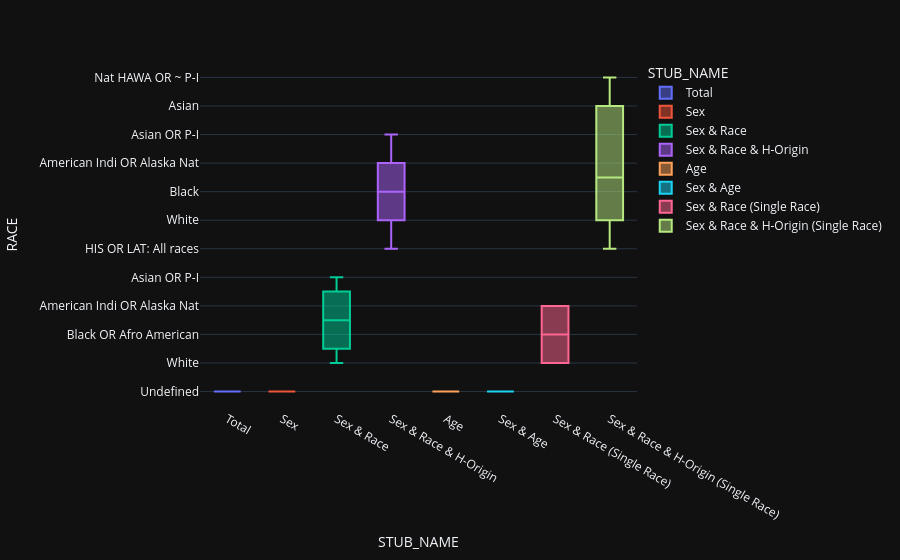
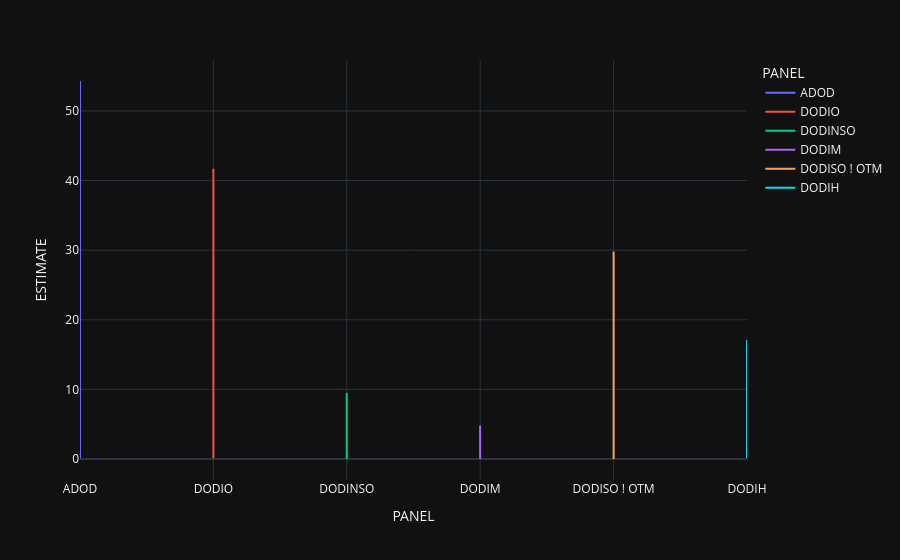

Write notebook code for charts like these, in order.
### Code cell
fig1 = px.box(data,x='STUB_NAME',y='RACE',color='STUB_NAME',template='plotly_dark')
fig1.show()

fig2 = px.line(data,x='PANEL',y='ESTIMATE',color='PANEL',template='plotly_dark')
fig2.show()

# fig3 = px
# fig3.show()

# fig4 = px
# fig4.show()

# fig5 = px
# fig5.show()

# fig6 = px
# fig6.show()

# fig7 = px
# fig7.show()

# fig8 = px
# fig8.show()

# fig9 = px
# fig9.show()

# fig10 = px
# fig10.show()

### Figure 1 — Plotly figure (JSON) as saved in the notebook; plotly's stock layout.template omitted (floating-point values rounded to 4 significant figures; data arrays with more than 128 entries replaced by an {"elided": "..."} marker saying what was removed)
{"data": [{"alignmentgroup": "True", "hovertemplate": "STUB_NAME=%{x}<br>RACE=%{y}<extra></extra>", "legendgroup": "Total", "marker": {"color": "#636efa"}, "name": "Total", "notched": false, "offsetgroup": "Total", "orientation": "v", "showlegend": true, "type": "box", "x": {"elided": "240 str values"}, "x0": " ", "xaxis": "x", "y": {"elided": "240 str values"}, "y0": " ", "yaxis": "y"}, {"alignmentgroup": "True", "hovertemplate": "STUB_NAME=%{x}<br>RACE=%{y}<extra></extra>", "legendgroup": "Sex", "marker": {"color": "#EF553B"}, "name": "Sex", "notched": false, "offsetgroup": "Sex", "orientation": "v", "showlegend": true, "type": "box", "x": {"elided": "480 str values"}, "x0": " ", "xaxis": "x", "y": {"elided": "480 str values"}, "y0": " ", "yaxis": "y"}, {"alignmentgroup": "True", "hovertemplate": "STUB_NAME=%{x}<br>RACE=%{y}<extra></extra>", "legendgroup": "Sex & Race", "marker": {"color": "#00cc96"}, "name": "Sex & Race", "notched": false, "offsetgroup": "Sex & Race", "orientation": "v", "showlegend": true, "type": "box", "x": {"elided": "960 str values"}, "x0": " ", "xaxis": "x", "y": {"elided": "960 str values"}, "y0": " ", "yaxis": "y"}, {"alignmentgroup": "True", "hovertemplate": "STUB_NAME=%{x}<br>RACE=%{y}<extra></extra>", "legendgroup": "Sex & Race & H-Origin", "marker": {"color": "#ab63fa"}, "name": "Sex & Race & H-Origin", "notched": false, "offsetgroup": "Sex & Race & H-Origin", "orientation": "v", "showlegend": true, "type": "box", "x": {"elided": "1200 str values"}, "x0": " ", "xaxis": "x", "y": {"elided": "1200 str values"}, "y0": " ", "yaxis": "y"}, {"alignmentgroup": "True", "hovertemplate": "STUB_NAME=%{x}<br>RACE=%{y}<extra></extra>", "legendgroup": "Age", "marker": {"color": "#FFA15A"}, "name": "Age", "notched": false, "offsetgroup": "Age", "orientation": "v", "showlegend": true, "type": "box", "x": {"elided": "1080 str values"}, "x0": " ", "xaxis": "x", "y": {"elided": "1080 str values"}, "y0": " ", "yaxis": "y"}, {"alignmentgroup": "True", "hovertemplate": "STUB_NAME=%{x}<br>RACE=%{y}<extra></extra>", "legendgroup": "Sex & Age", "marker": {"color": "#19d3f3"}, "name": "Sex & Age", "notched": false, "offsetgroup": "Sex & Age", "orientation": "v", "showlegend": true, "type": "box", "x": {"elided": "2160 str values"}, "x0": " ", "xaxis": "x", "y": {"elided": "2160 str values"}, "y0": " ", "yaxis": "y"}, {"alignmentgroup": "True", "hovertemplate": "STUB_NAME=%{x}<br>RACE=%{y}<extra></extra>", "legendgroup": "Sex & Race (Single Race)", "marker": {"color": "#FF6692"}, "name": "Sex & Race (Single Race)", "notched": false, "offsetgroup": "Sex & Race (Single Race)", "orientation": "v", "showlegend": true, "type": "box", "x": ["Sex & Race (Single Race)", "Sex & Race (Single Race)", "Sex & Race (Single Race)", "Sex & Race (Single Race)", "Sex & Race (Single Race)", "Sex & Race (Single Race)", "Sex & Race (Single Race)", "Sex & Race (Single Race)", "Sex & Race (Single Race)", "Sex & Race (Single Race)", "Sex & Race (Single Race)", "Sex & Race (Single Race)", "Sex & Race (Single Race)", "Sex & Race (Single Race)", "Sex & Race (Single Race)", "Sex & Race (Single Race)", "Sex & Race (Single Race)", "Sex & Race (Single Race)", "Sex & Race (Single Race)", "Sex & Race (Single Race)", "Sex & Race (Single Race)", "Sex & Race (Single Race)", "Sex & Race (Single Race)", "Sex & Race (Single Race)", "Sex & Race (Single Race)", "Sex & Race (Single Race)", "Sex & Race (Single Race)", "Sex & Race (Single Race)", "Sex & Race (Single Race)", "Sex & Race (Single Race)", "Sex & Race (Single Race)", "Sex & Race (Single Race)", "Sex & Race (Single Race)", "Sex & Race (Single Race)", "Sex & Race (Single Race)", "Sex & Race (Single Race)"], "x0": " ", "xaxis": "x", "y": ["White", "Black OR Afro American", "American Indi OR Alaska Nat", "White", "Black OR Afro American", "American Indi OR Alaska Nat", "White", "Black OR Afro American", "American Indi OR Alaska Nat", "White", "Black OR Afro American", "American Indi OR Alaska Nat", "White", "Black OR Afro American", "American Indi OR Alaska Nat", "White", "Black OR Afro American", "American Indi OR Alaska Nat", "White", "Black OR Afro American", "American Indi OR Alaska Nat", "White", "Black OR Afro American", "American Indi OR Alaska Nat", "White", "Black OR Afro American", "American Indi OR Alaska Nat", "White", "Black OR Afro American", "American Indi OR Alaska Nat", "White", "Black OR Afro American", "American Indi OR Alaska Nat", "White", "Black OR Afro American", "American Indi OR Alaska Nat"], "y0": " ", "yaxis": "y"}, {"alignmentgroup": "True", "hovertemplate": "STUB_NAME=%{x}<br>RACE=%{y}<extra></extra>", "legendgroup": "Sex & Race & H-Origin (Single Race)", "marker": {"color": "#B6E880"}, "name": "Sex & Race & H-Origin (Single Race)", "notched": false, "offsetgroup": "Sex & Race & H-Origin (Single Race)", "orientation": "v", "showlegend": true, "type": "box", "x": ["Sex & Race & H-Origin (Single Race)", "Sex & Race & H-Origin (Single Race)", "Sex & Race & H-Origin (Single Race)", "Sex & Race & H-Origin (Single Race)", "Sex & Race & H-Origin (Single Race)", "Sex & Race & H-Origin (Single Race)", "Sex & Race & H-Origin (Single Race)", "Sex & Race & H-Origin (Single Race)", "Sex & Race & H-Origin (Single Race)", "Sex & Race & H-Origin (Single Race)", "Sex & Race & H-Origin (Single Race)", "Sex & Race & H-Origin (Single Race)", "Sex & Race & H-Origin (Single Race)", "Sex & Race & H-Origin (Single Race)", "Sex & Race & H-Origin (Single Race)", "Sex & Race & H-Origin (Single Race)", "Sex & Race & H-Origin (Single Race)", "Sex & Race & H-Origin (Single Race)", "Sex & Race & H-Origin (Single Race)", "Sex & Race & H-Origin (Single Race)", "Sex & Race & H-Origin (Single Race)", "Sex & Race & H-Origin (Single Race)", "Sex & Race & H-Origin (Single Race)", "Sex & Race & H-Origin (Single Race)", "Sex & Race & H-Origin (Single Race)", "Sex & Race & H-Origin (Single Race)", "Sex & Race & H-Origin (Single Race)", "Sex & Race & H-Origin (Single Race)", "Sex & Race & H-Origin (Single Race)", "Sex & Race & H-Origin (Single Race)", "Sex & Race & H-Origin (Single Race)", "Sex & Race & H-Origin (Single Race)", "Sex & Race & H-Origin (Single Race)", "Sex & Race & H-Origin (Single Race)", "Sex & Race & H-Origin (Single Race)", "Sex & Race & H-Origin (Single Race)", "Sex & Race & H-Origin (Single Race)", "Sex & Race & H-Origin (Single Race)", "Sex & Race & H-Origin (Single Race)", "Sex & Race & H-Origin (Single Race)", "Sex & Race & H-Origin (Single Race)", "Sex & Race & H-Origin (Single Race)", "Sex & Race & H-Origin (Single Race)", "Sex & Race & H-Origin (Single Race)", "Sex & Race & H-Origin (Single Race)", "Sex & Race & H-Origin (Single Race)", "Sex & Race & H-Origin (Single Race)", "Sex & Race & H-Origin (Single Race)", "Sex & Race & H-Origin (Single Race)", "Sex & Race & H-Origin (Single Race)", "Sex & Race & H-Origin (Single Race)", "Sex & Race & H-Origin (Single Race)", "Sex & Race & H-Origin (Single Race)", "Sex & Race & H-Origin (Single Race)", "Sex & Race & H-Origin (Single Race)", "Sex & Race & H-Origin (Single Race)", "Sex & Race & H-Origin (Single Race)", "Sex & Race & H-Origin (Single Race)", "Sex & Race & H-Origin (Single Race)", "Sex & Race & H-Origin (Single Race)", "Sex & Race & H-Origin (Single Race)", "Sex & Race & H-Origin (Single Race)", "Sex & Race & H-Origin (Single Race)", "Sex & Race & H-Origin (Single Race)", "Sex & Race & H-Origin (Single Race)", "Sex & Race & H-Origin (Single Race)", "Sex & Race & H-Origin (Single Race)", "Sex & Race & H-Origin (Single Race)", "Sex & Race & H-Origin (Single Race)", "Sex & Race & H-Origin (Single Race)", "Sex & Race & H-Origin (Single Race)", "Sex & Race & H-Origin (Single Race)"], "x0": " ", "xaxis": "x", "y": ["HIS OR LAT: All races", " White", " Black", " American Indi OR Alaska Nat", " Asian", " Nat HAWA OR ~ P-I", "HIS OR LAT: All races", " White", " Black", " American Indi OR Alaska Nat", " Asian", " Nat HAWA OR ~ P-I", "HIS OR LAT: All races", " White", " Black", " American Indi OR Alaska Nat", " Asian", " Nat HAWA OR ~ P-I", "HIS OR LAT: All races", " White", " Black", " American Indi OR Alaska Nat", " Asian", " Nat HAWA OR ~ P-I", "HIS OR LAT: All races", " White", " Black", " American Indi OR Alaska Nat", " Asian", " Nat HAWA OR ~ P-I", "HIS OR LAT: All races", " White", " Black", " American Indi OR Alaska Nat", " Asian", " Nat HAWA OR ~ P-I", "HIS OR LAT: All races", " White", " Black", " American Indi OR Alaska Nat", " Asian", " Nat HAWA OR ~ P-I", "HIS OR LAT: All races", " White", " Black", " American Indi OR Alaska Nat", " Asian", " Nat HAWA OR ~ P-I", "HIS OR LAT: All races", " White", " Black", " American Indi OR Alaska Nat", " Asian", " Nat HAWA OR ~ P-I", "HIS OR LAT: All races", " White", " Black", " American Indi OR Alaska Nat", " Asian", " Nat HAWA OR ~ P-I", "HIS OR LAT: All races", " White", " Black", " American Indi OR Alaska Nat", " Asian", " Nat HAWA OR ~ P-I", "HIS OR LAT: All races", " White", " Black", " American Indi OR Alaska Nat", " Asian", " Nat HAWA OR ~ P-I"], "y0": " ", "yaxis": "y"}], "layout": {"boxmode": "overlay", "legend": {"title": {"text": "STUB_NAME"}, "tracegroupgap": 0}, "margin": {"t": 60}, "xaxis": {"anchor": "y", "categoryarray": ["Total", "Sex", "Sex & Race", "Sex & Race & H-Origin", "Age", "Sex & Age", "Sex & Race (Single Race)", "Sex & Race & H-Origin (Single Race)"], "categoryorder": "array", "domain": [0, 1], "title": {"text": "STUB_NAME"}}, "yaxis": {"anchor": "x", "domain": [0, 1], "title": {"text": "RACE"}}}}

### Figure 2 — Plotly figure (JSON) as saved in the notebook; plotly's stock layout.template omitted (floating-point values rounded to 4 significant figures; data arrays with more than 128 entries replaced by an {"elided": "..."} marker saying what was removed)
{"data": [{"hovertemplate": "PANEL=%{x}<br>ESTIMATE=%{y}<extra></extra>", "legendgroup": "ADOD", "line": {"color": "#636efa", "dash": "solid"}, "marker": {"symbol": "circle"}, "mode": "lines", "name": "ADOD", "showlegend": true, "type": "scattergl", "x": {"elided": "1038 str values"}, "xaxis": "x", "y": {"elided": "1038 mixed values"}, "yaxis": "y"}, {"hovertemplate": "PANEL=%{x}<br>ESTIMATE=%{y}<extra></extra>", "legendgroup": "DODIO", "line": {"color": "#EF553B", "dash": "solid"}, "marker": {"symbol": "circle"}, "mode": "lines", "name": "DODIO", "showlegend": true, "type": "scattergl", "x": {"elided": "1038 str values"}, "xaxis": "x", "y": {"elided": "1038 mixed values"}, "yaxis": "y"}, {"hovertemplate": "PANEL=%{x}<br>ESTIMATE=%{y}<extra></extra>", "legendgroup": "DODINSO", "line": {"color": "#00cc96", "dash": "solid"}, "marker": {"symbol": "circle"}, "mode": "lines", "name": "DODINSO", "showlegend": true, "type": "scattergl", "x": {"elided": "1038 str values"}, "xaxis": "x", "y": {"elided": "1038 mixed values"}, "yaxis": "y"}, {"hovertemplate": "PANEL=%{x}<br>ESTIMATE=%{y}<extra></extra>", "legendgroup": "DODIM", "line": {"color": "#ab63fa", "dash": "solid"}, "marker": {"symbol": "circle"}, "mode": "lines", "name": "DODIM", "showlegend": true, "type": "scattergl", "x": {"elided": "1038 str values"}, "xaxis": "x", "y": {"elided": "1038 mixed values"}, "yaxis": "y"}, {"hovertemplate": "PANEL=%{x}<br>ESTIMATE=%{y}<extra></extra>", "legendgroup": "DODISO ! OTM", "line": {"color": "#FFA15A", "dash": "solid"}, "marker": {"symbol": "circle"}, "mode": "lines", "name": "DODISO ! OTM", "showlegend": true, "type": "scattergl", "x": {"elided": "1038 str values"}, "xaxis": "x", "y": {"elided": "1038 mixed values"}, "yaxis": "y"}, {"hovertemplate": "PANEL=%{x}<br>ESTIMATE=%{y}<extra></extra>", "legendgroup": "DODIH", "line": {"color": "#19d3f3", "dash": "solid"}, "marker": {"symbol": "circle"}, "mode": "lines", "name": "DODIH", "showlegend": true, "type": "scattergl", "x": {"elided": "1038 str values"}, "xaxis": "x", "y": {"elided": "1038 mixed values"}, "yaxis": "y"}], "layout": {"legend": {"title": {"text": "PANEL"}, "tracegroupgap": 0}, "margin": {"t": 60}, "xaxis": {"anchor": "y", "categoryarray": ["ADOD", "DODIO", "DODINSO", "DODIM", "DODISO ! OTM", "DODIH"], "categoryorder": "array", "domain": [0, 1], "title": {"text": "PANEL"}}, "yaxis": {"anchor": "x", "domain": [0, 1], "title": {"text": "ESTIMATE"}}}}
